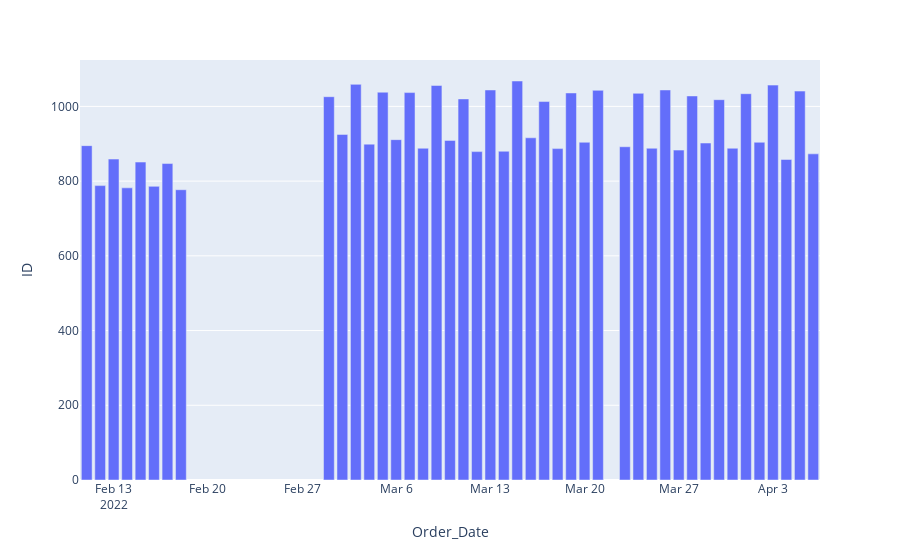

Write notebook code for a chart like this one.
### Markdown cell above
## 1. Quantidade de pedidos por dia

### Code cell
cols = ['ID', 'Order_Date']

df_aux = df1.loc[:, cols].groupby('Order_Date').count().reset_index()

px.bar(df_aux, x='Order_Date', y='ID')
